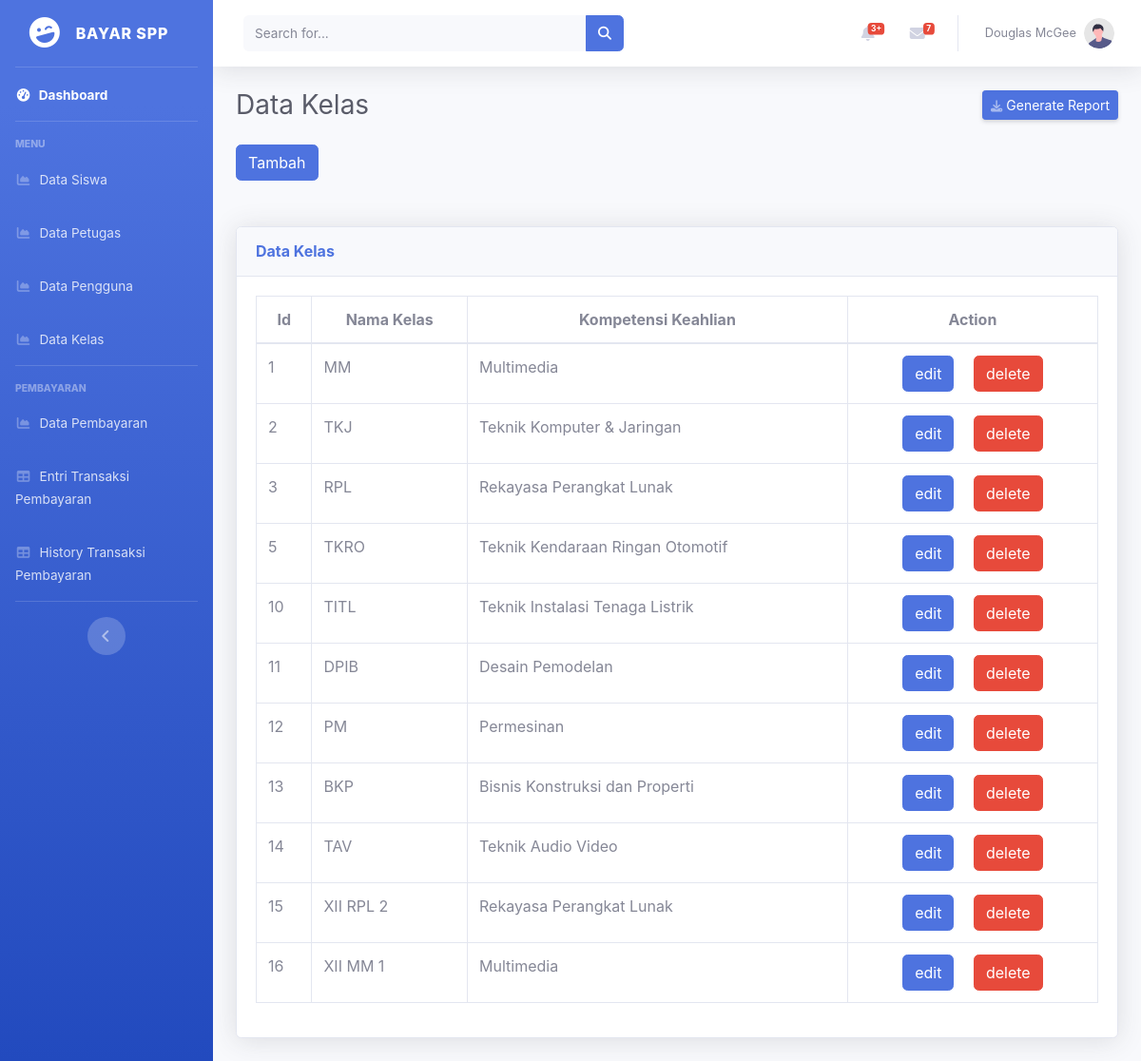
The app's page /public/kelas with its own data.
### tables this page shows
CREATE TABLE `kelas` (
  `id_kelas` int(11) NOT NULL,
  `nama_kelas` varchar(10) NOT NULL,
  `kompetensi_keahlian` varchar(50) NOT NULL
);

### app/core/Controller.php (called while the page is built, shortened)
<?php
class Controller
{
    public function view($view, $data = [])
    {
        require_once "../app/views/" . $view . ".php";
    }
    public function model($model)
    {
        return new $model;
    }
}

### app/controllers/Kelas.php (called while the page is built, shortened)
<?php
class Kelas extends Controller
{
    public function index()
    {
        $data["judul"] = "Kelas";
        $data["kelas"] = $this->model("Kelas_model")->getAllKelas();
        $this->view("home/admin/kelas/index", $data);
    }
}
?>

### app/core/App.php (called while the page is built, shortened)
<?php
class App
{
    protected $method = "index";
    protected $params = [];
    public function __construct()
    {
	        $this->controller = new $this->controller;
            call_user_func_array([$this->controller, $this->method], $this->params);
    }
}

### public/index.php (called while the page is built, shortened)
<?php
$app = new App;

### app/core/Database.php (called while the page is built, shortened)
<?php
class Database
{
    private $host = DB_HOST;
    private $username = DB_USER;
    private $password = DB_PASS;
    private $db = DB_NAME;
    private $dbh;
    private $stmt;
    public function __construct()
    {
        $dsn = "mysql:host={$this->host};dbname={$this->db}";
        $option = [
            PDO::ATTR_PERSISTENT => true,
            PDO::ATTR_ERRMODE => PDO::ERRMODE_EXCEPTION
        ];
        try {
            $this->dbh = new PDO($dsn, $this->username, $this->password, $option);
        } catch (PDOException $e) {
            die( $e->getMessage() );
        }
    }
    public function query($query)
    {
        $this->stmt = $this->dbh->prepare($query);
    }
    public function execute()
    {
        $this->stmt->execute();
    }
    public function resultSet()
    {
        $this->execute();
        return $this->stmt->fetchAll(PDO::FETCH_ASSOC);
    }
}

### app/models/Kelas_model.php (called while the page is built, shortened)
<?php
class kelas_model {
    private $table = 'kelas';
    private $db;
    public function __construct()
    {
        $this->db = new Database;
    }
    public function getAllKelas()
    {
        $this->db->query("SELECT * FROM {$this->table}");
        return $this->db->resultSet();
    }
 }
?>

### app/views/home/admin/kelas/index.php (the view, shortened to what this page needs)
<div class="container-fluid">
    <div class="d-sm-flex align-items-center justify-content-between mb-4">
        <h1 class="h3 mb-0 text-gray-800">Data Kelas</h1>
        <a href="#" class="d-none d-sm-inline-block btn btn-sm btn-primary shadow-sm"> Generate Report</a>
    </div>
<div class="d-sm-flex align-items-center justify-content-between mb-4">
    <button type="button" class="btn btn-primary" data-toggle="modal" data-target="#formModal">Tambah</button>
</div>
    <br>
    <div class="card shadow mb-4">
        <div class="card-header py-3">
            <h6 class="m-0 font-weight-bold text-primary">Data Kelas</h6>
        </div>
            <div class="card-body">
                <div class="table-responsive">
                    <table class="table table-bordered" id="dataTable" width="100%" cellspacing="0">
                        <thead class="text-center">
                            <tr>
                            <th scope="col">Id</th>
                            <th scope="col">Nama Kelas</th>
                            <th scope="col">Kompetensi Keahlian</th>
                            <th scope="col">Action</th>
                            </tr>
                        </thead>
            <tbody class="table-group-divider">
                <?php foreach ($data["kelas"] as $kelas) : ?>
                    <tr>
                        <td><?= $kelas['id_kelas']; ?></td>
                        <td><?= $kelas['nama_kelas']; ?></td>
                        <td><?= $kelas["kompetensi_keahlian"]; ?></td>
                        <td class="text-center">
                        <a href="<?= BASE_URL; ?>kelas/edit/<?= $kelas['id_kelas']; ?>" class="btn btn-primary mx-2">edit</a>
                        <a href="<?= BASE_URL; ?>kelas/hapus/<?= $kelas['id_kelas']; ?>" class="btn btn-danger mx-2" onclick="return confirm('yakin?');">delete</a>
                    </tr>
                <?php endforeach; ?>
            </tbody>
        </table>
    </div>

### records on screen
kelas: id_kelas "1", nama_kelas "MM", kompetensi_keahlian "Multimedia"
kelas: id_kelas "2", nama_kelas "TKJ", kompetensi_keahlian "Teknik Komputer & Jaringan"
kelas: id_kelas "3", nama_kelas "RPL", kompetensi_keahlian "Rekayasa Perangkat Lunak"
kelas: id_kelas "5", nama_kelas "TKRO", kompetensi_keahlian "Teknik Kendaraan Ringan Otomotif"
kelas: id_kelas "10", nama_kelas "TITL", kompetensi_keahlian "Teknik Instalasi Tenaga Listrik"
kelas: id_kelas "11", nama_kelas "DPIB", kompetensi_keahlian "Desain Pemodelan"
kelas: id_kelas "12", nama_kelas "PM", kompetensi_keahlian "Permesinan"
kelas: id_kelas "13", nama_kelas "BKP", kompetensi_keahlian "Bisnis Konstruksi dan Properti"
kelas: id_kelas "14", nama_kelas "TAV", kompetensi_keahlian "Teknik Audio Video"
kelas: id_kelas "15", nama_kelas "XII RPL 2", kompetensi_keahlian "Rekayasa Perangkat Lunak"
kelas: id_kelas "16", nama_kelas "XII MM 1", kompetensi_keahlian "Multimedia"
